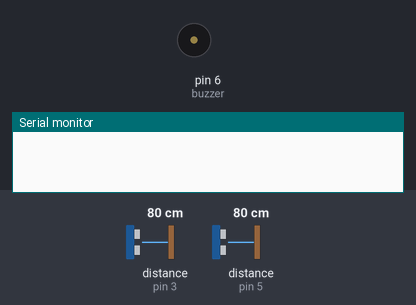
This sketch was run on a simulated Arduino Uno, built with avr-gcc and run on an emulated ATmega328P. On the bench: buzzer (waves = sounding, pin HIGH), the last lines printed to the serial monitor. Wiring (inferred from the names in the program): 2 × ultrasonic range finder: trigger pin 2, echo pin 3 / trigger pin 4, echo pin 5. The inputs (shaded band) are chosen by the test bench; at power-on: distance to the obstacle (sensors on pin 3, pin 5) 80 cm. The echo pulse lasts 58.3 µs per cm; pins used as bus, display or sensor lines are not drawn.

Above: at 1.2 s.
1.3 s: distance to the obstacle (sensor on pin 3) set to 2 cm
2.8 s: distance to the obstacle (sensor on pin 5) set to 12 cm
4.3 s: distance to the obstacle (sensor on pin 5) set to 9 cm
At 5.1 s:
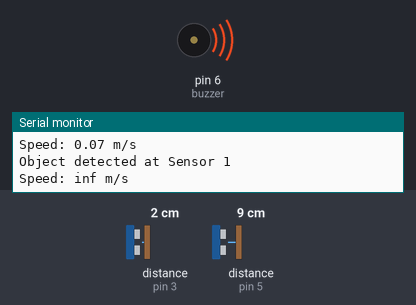
7.3 s: distance to the obstacle (sensor on pin 5) set to 18 cm
At 8.2 s:
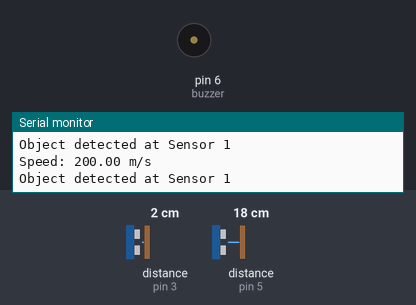
8.8 s: distance to the obstacle (sensor on pin 5) set to 2 cm
At 11.6 s:
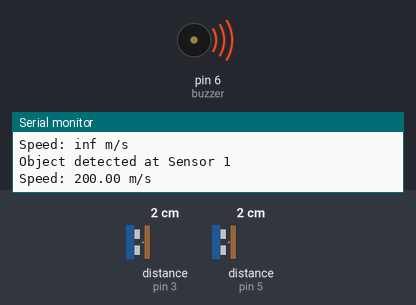
Timing chart, 0 to 12.8 s (numbered marks = the images above; inputs shaded):
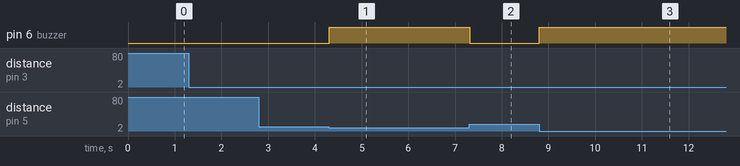

The sketch:

code_detector.ino
```cpp
#include <Arduino.h>
#define trig1 2
#define echo1 3
#define trig2 4
#define echo2 5
#define buzzer 6

long time1 = 0;
long time2 = 0;

float distance_between_sensors = 0.20; // meters (20 cm)

void setup() {
  Serial.begin(9600);

  pinMode(trig1, OUTPUT);
  pinMode(echo1, INPUT);
  pinMode(trig2, OUTPUT);
  pinMode(echo2, INPUT);
  pinMode(buzzer, OUTPUT);
}

long getDistance(int trig, int echo) {
  digitalWrite(trig, LOW);
  delayMicroseconds(2);
  digitalWrite(trig, HIGH);
  delayMicroseconds(10);
  digitalWrite(trig, LOW);

  long duration = pulseIn(echo, HIGH);
  long distance = duration * 0.034 / 2;

  return distance;
}

void loop() {
  long d1 = getDistance(trig1, echo1);
  long d2 = getDistance(trig2, echo2);

  // Object detected at sensor 1
  if (d1 < 10 && time1 == 0) {
    time1 = millis();
    Serial.println("Object detected at Sensor 1");
  }

  // Object detected at sensor 2
  if (d2 < 10 && time1 != 0 && time2 == 0) {
    time2 = millis();

    float time_taken = (time2 - time1) / 1000.0; // seconds
    float speed = distance_between_sensors / time_taken; // m/s

    Serial.print("Speed: ");
    Serial.print(speed);
    Serial.println(" m/s");

    // Speed limit check
    if (speed > 2.0) { // change limit
      digitalWrite(buzzer, HIGH);
      delay(1000);
      digitalWrite(buzzer, LOW);
    }

    // Reset
    time1 = 0;
    time2 = 0;
  }
}
```

Measured:
- the behaviour switches between 11 and 10 cm on distance to the obstacle (sensor on pin 5) (found by bisection; images 0 and 1)
- after the input at 2.8 s, every drawn part: stays the same
- after the input at 4.3 s, pin 6 (buzzer): LOW → HIGH at once
- after the input at 7.3 s, pin 6 (buzzer): HIGH → LOW at once
- after the input at 8.8 s, pin 6 (buzzer): LOW → HIGH at once
